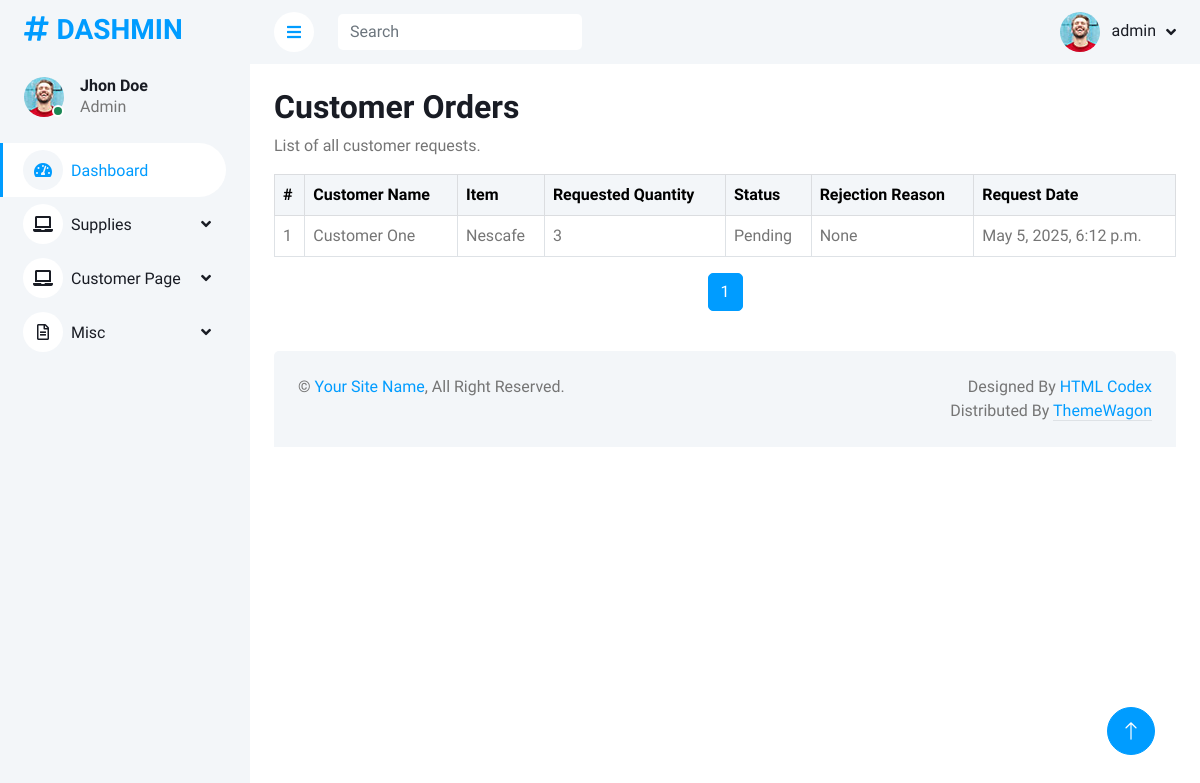
Page /supply/requests/all/ (signed in) on the earlier database version.
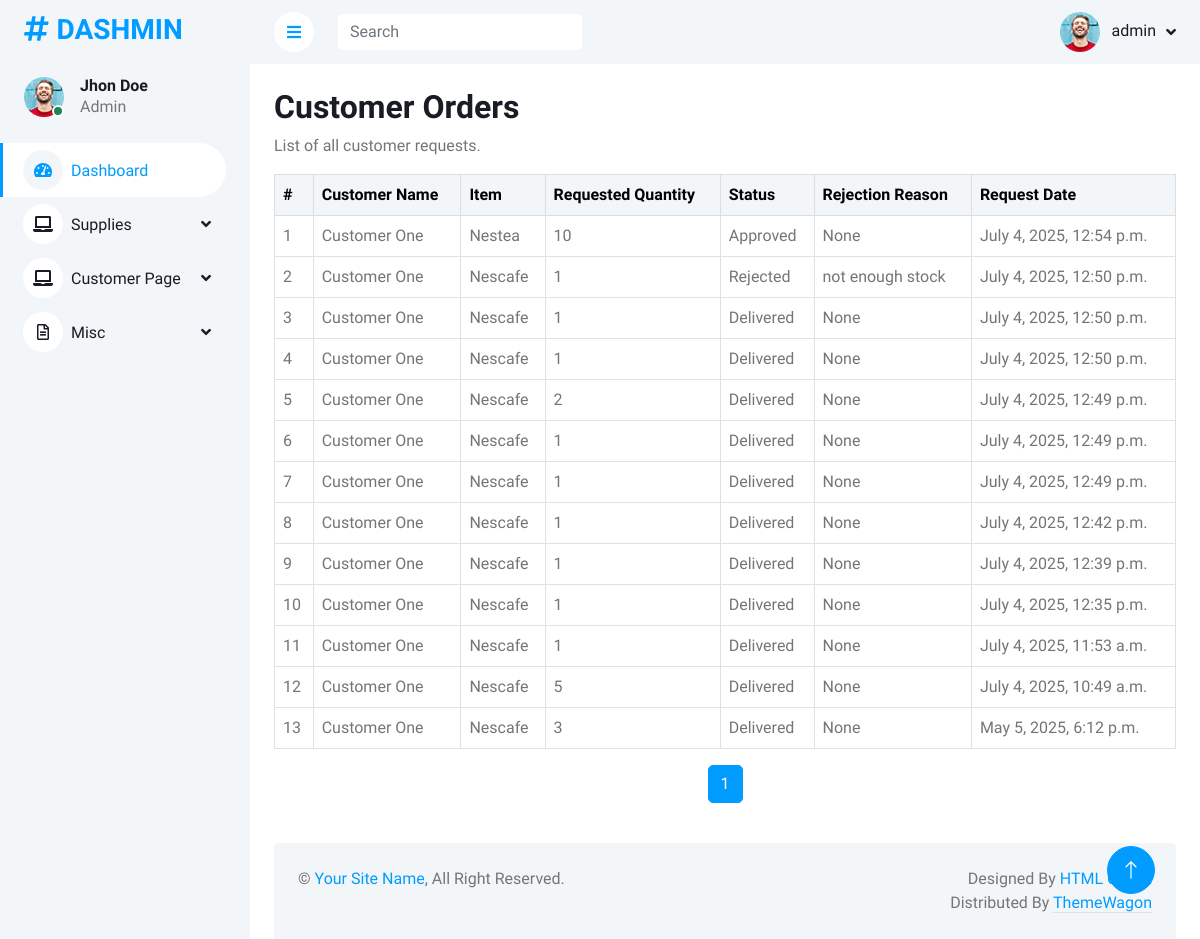
Same page on the later database version.
### supply/models.py (models this page shows, shortened)
class User(AbstractUser):
    USER_TYPE_CHOICES = [
        ('customer', 'Customer'),
        ('supply_manager', 'Supply Manager'),
        ('admin', 'Administrator'), # Example
    ]
    user_type = models.CharField(max_length=20, choices=USER_TYPE_CHOICES, default='customer')
    contact_number = models.CharField(max_length=15, blank=True, null=True)
    address = models.TextField(blank=True, null=True)
    objects = UserManager()
    customers = CustomerManager()
    supply_managers = SupplyManagerManager()
    email = models.EmailField(unique=True) # Example: making email unique

class SupplyItem(models.Model):
    STATUS_CHOICES = [
        ('active', 'Active'),
        ('inactive', 'Inactive'),
        ('archived', 'Archived'),
    ]
    AVAILABILITY_CHOICES = [
        ('Available', 'Available'),
        ('Low Stock', 'Low in Supply'),
        ('Out of Stock', 'Out of Supply')
    ]
    item_id = models.AutoField(primary_key=True)
    item_name = models.CharField(max_length=200)
    item_code = models.CharField(max_length=100, unique=True)
    category = models.ForeignKey(Category, on_delete=models.SET_NULL, null=True, blank=True)  # Updated field
    description = models.TextField(blank=True)
    quantity_in_stock = models.IntegerField(default=0)
    reorder_level = models.IntegerField(default=0)
    unit_of_measure = models.CharField(max_length=50)
    location = models.CharField(max_length=100, blank=True)
    unit_price = models.DecimalField(max_digits=10, decimal_places=2)
    currency = models.CharField(max_length=10, default='USD')
    supplier = models.ForeignKey(Supplier, on_delete=models.SET_NULL, null=True, blank=True)
    last_purchase_date = models.DateField(null=True, blank=True)
    last_supplier_price = models.DecimalField(max_digits=10, decimal_places=2, null=True, blank=True)
    preferred_supplier = models.BooleanField(default=False)
    added_by = models.ForeignKey(
        settings.AUTH_USER_MODEL, # Use settings
        on_delete=models.SET_NULL,
        null=True,
        blank=True,
        related_name='added_supply_items' # Add related_name
    )
    date_added = models.DateTimeField(auto_now_add=True)
    last_updated = models.DateTimeField(auto_now=True)
    added_by = models.ForeignKey('User', on_delete=models.SET_NULL, null=True, blank=True)
    status = models.CharField(max_length=10, choices=STATUS_CHOICES, default='active')
    availability = models.CharField(choices=AVAILABILITY_CHOICES, default='Available')
    barcode = models.CharField(max_length=100, blank=True)
    image = models.ImageField(upload_to='supply_images/', blank=True, null=True)
    expiration_date = models.DateField(null=True, blank=True)
    tags = models.CharField(max_length=200, blank=True)

### customer/models.py (models this page shows, shortened)
class CustomerRequest(models.Model):
    supply_item = models.ForeignKey(
        SupplyItem,
        on_delete=models.CASCADE,
        related_name='customer_requests'
    )
    customer = models.ForeignKey(
        settings.AUTH_USER_MODEL,
        on_delete=models.CASCADE,
        related_name='requests'
    )
    requested_quantity = models.IntegerField()
    request_date = models.DateTimeField(auto_now_add=True)
    status = models.CharField(
        max_length=20,
        choices=[
            ('pending', 'Pending'),
            ('approved', 'Approved'),
            ('rejected', 'Rejected'),
            ('delivered', 'Delivered'),
        ],
        default='pending'
    )
    rejection_reason = models.TextField(blank=True, null=True)
    performed_by = models.ForeignKey(
        settings.AUTH_USER_MODEL,
        on_delete=models.SET_NULL,
        null=True,
        blank=True,
        related_name='performed_customer_requests' # Add related_name to avoid clash
    )

### supply/views.py (the view)
# urls.py: path('requests/all/', views.CustomerRequestAllListView.as_view(), name='request_all_list'),
class CustomerRequestAllListView(ManagerAccessMixin, ListView): # Renamed for clarity
    model = CustomerRequest
    template_name = 'supply/manager/request_all_list.html' # New template path
    context_object_name = 'customer_requests'
    paginate_by = 20
    def get_queryset(self):
        return CustomerRequest.objects.all().order_by('-request_date')
    def get_context_data(self, **kwargs):
        context = super().get_context_data(**kwargs)
        context['page_title'] = "All Customer Requests"
        context['rejection_form'] = RejectionReasonForm()
        return context

### customer/forms.py
class RejectionReasonForm(forms.ModelForm):
    class Meta:
        model = CustomerRequest
        fields = ['rejection_reason']
        widgets = {
            'rejection_reason': forms.Textarea(attrs={'class': 'form-control', 'rows': 3, 'placeholder': 'Enter reason for rejection'}),
        }

### supply/views.py (called while the page is built)
def is_supplier_manager(user):
    return user.is_authenticated and (user.is_superuser or user.groups.filter(name='Supply Manager').exists())

    def test_func(self):
        return is_supplier_manager(self.request.user)

### supply/templates/supply/manager/request_all_list.html (shortened to what this page needs)
{% extends "supply/base/base.html" %}
{% block content %}
<div class="container-fluid pt-4 px-4">
    <div class="row">
        <div class="col-12">
            <h2>Customer Orders</h2>
            <p>List of all customer requests.</p>
        </div>
    </div>
    <div class="row">
        <div class="col-12">
            <div class="table-responsive">
                <table class="table table-bordered table-hover align-middle">
                    <thead class="table-light">
                        <tr>
                            <th>#</th>
                            <th>Customer Name</th>
                            <th>Item</th>
                            <th>Requested Quantity</th>
                            <th>Status</th>
                            <th>Rejection Reason</th>
                            <th>Request Date</th>
                        </tr>
                    </thead>
                    <tbody>
                        {% for request in customer_requests %}
                        <tr>
                            <td>{{ forloop.counter }}</td>
                            <td>{{ request.customer.get_full_name }}</td>
                            <td>{{ request.supply_item.item_name }}</td>
                            <td>{{ request.requested_quantity }}</td>
                            <td>{{ request.get_status_display }}</td>
                            <td>{{ request.rejection_reason }}</td>
                            <td>{{ request.request_date }}</td>
                        </tr>
                        {% empty %}
                        <tr>
                            <td colspan="6" class="text-center">No customer orders found.</td>
                        </tr>
                        {% endfor %}
                    </tbody>
                </table>
            </div>
        </div>
    </div>
    <div class="pagination-container">
        <nav aria-label="Page navigation">
            <ul class="pagination justify-content-center">
                {% for num in paginator.page_range %}
                    {% if page_obj.number == num %}
                        <li class="page-item active"><span class="page-link">{{ num }}</span></li>
                    {% elif num > page_obj.number|add:'-3' and num < page_obj.number|add:'3' %}
                        <li class="page-item"><a class="page-link" href="?page={{ num }}">{{ num }}</a></li>
                    {% endif %}
                {% endfor %}
            </ul>
        </nav>
    </div>
</div>
{% endblock content %}

### supply/templates/supply/base/base.html (shortened to what this page needs)
{% load static %}
<!DOCTYPE html>
<html lang="en">
<head>
    <link href="https://cdnjs.cloudflare.com/ajax/libs/font-awesome/5.10.0/css/all.min.css" rel="stylesheet">
    <link href="https://cdn.jsdelivr.net/npm/bootstrap-icons@1.4.1/font/bootstrap-icons.css" rel="stylesheet">
    <link href="{% static '/static/lib/owlcarousel/assets/owl.carousel.min.css' %}" rel="stylesheet">
    <link href="{% static '/lib/tempusdominus/css/tempusdominus-bootstrap-4.min.css' %}" rel="stylesheet" />
    <link href="{% static 'css/bootstrap.min.css' %}" rel="stylesheet">
    <link href="{% static 'css/style.css' %}" rel="stylesheet">
</head>
    <body>
            {% if user.is_authenticated %}
            {% include "supply/base/sidebar.html" %}
            <div class="content">
                {% include "supply/base/navbar.html" %}
                {% endif %}
                {% block content %}
                {% endblock content %}
                {% include "supply/base/footer.html" %}
    </body>
</html>

### supply/templates/supply/base/sidebar.html (shortened to what this page needs)
            {% load static %}
            <div class="sidebar pe-4 pb-3">
                <nav class="navbar bg-light navbar-light">
                    <a href="index.html" class="navbar-brand mx-4 mb-3">
                        <h3 class="text-primary"><i class="fa fa-hashtag me-2"></i>DASHMIN</h3>
                    </a>
                    <div class="d-flex align-items-center ms-4 mb-4">
                        <div class="position-relative">
                            <img class="rounded-circle" src="{% static 'img/user.jpg' %}" alt="" style="width: 40px; height: 40px;">
                            <div class="bg-success rounded-circle border border-2 border-white position-absolute end-0 bottom-0 p-1"></div>
                        </div>
                        <div class="ms-3">
                            <h6 class="mb-0">Jhon Doe</h6>
                            <span>Admin</span>
                        </div>
                    </div>
                    <div class="navbar-nav w-100">
                        <a href="{% url "supply:supply_dashboard" %}" class="nav-item nav-link active"><i class="fa fa-tachometer-alt me-2"></i>Dashboard</a>
                        <div class="nav-item dropdown">
                            <a href="#" class="nav-link dropdown-toggle" data-bs-toggle="dropdown"><i class="fa fa-laptop me-2"></i>Supplies</a>
                        </div>
                        <div class="nav-item dropdown">
                            <a href="#" class="nav-link dropdown-toggle" data-bs-toggle="dropdown"><i class="fa fa-laptop me-2"></i>Customer Page</a>
                        </div>
                        <div class="nav-item dropdown">
                            <a href="#" class="nav-link dropdown-toggle" data-bs-toggle="dropdown"><i class="far fa-file-alt me-2"></i>Misc</a>
                        </div>
                    </div>
                </nav>
            </div>

### supply/templates/supply/base/navbar.html (shortened to what this page needs)
{% load static %}
<nav class="navbar navbar-expand bg-light navbar-light sticky-top px-4 py-0">
    <a href="#" class="sidebar-toggler flex-shrink-0">
        <i class="fa fa-bars"></i>
    </a>
    <form class="d-none d-md-flex ms-4">
        <input class="form-control border-0" type="search" placeholder="Search">
    </form>
    <div class="navbar-nav align-items-center ms-auto d-flex">
        <div class="nav-item dropdown">
            {% if user.is_authenticated %}
            <a href="#" class="nav-link dropdown-toggle" data-bs-toggle="dropdown">
                <img class="rounded-circle me-lg-2" src="{% static 'img/user.jpg' %}" alt="" style="width: 40px; height: 40px;">
                <span class="d-none d-lg-inline-flex">{{ user.username }}</span>
            </a>
            {% else %}
                <a href="{% url 'login' %}" class="nav-link">Login</a>
            {% endif %}
        </div>
    </div>
</nav>

### supply/templates/supply/base/footer.html (shortened to what this page needs)
                {% load static %}
                <div class="container-fluid pt-4 px-4">
                    <div class="bg-light rounded-top p-4">
                        <div class="row">
                            <div class="col-12 col-sm-6 text-center text-sm-start">
                                &copy; <a href="#">Your Site Name</a>, All Right Reserved.
                            </div>
                            <div class="col-12 col-sm-6 text-center text-sm-end">
                                Designed By <a href="https://htmlcodex.com">HTML Codex</a>
                            Distributed By <a class="border-bottom" href="https://themewagon.com" target="_blank">ThemeWagon</a>
                            </div>
                        </div>
                    </div>
                </div>
            </div>
            <a href="#" class="btn btn-lg btn-primary btn-lg-square back-to-top"><i class="bi bi-arrow-up"></i></a>

### static/css/style.css (style rules this page uses)
:root { --primary: #009CFF; --light: #F3F6F9; --dark: #191C24; }
.back-to-top { position: fixed; display: none; right: 45px; bottom: 45px; z-index: 99; }
.btn { transition: .5s; }
.btn.btn-primary { color: #FFFFFF; }
.btn-lg-square { width: 48px; height: 48px; }
.btn-square, .btn-sm-square, .btn-lg-square { padding: 0; display: inline-flex; align-items: center; justify-content: center; font-weight: normal; border-radius: 50px; }
.sidebar { position: fixed; top: 0; left: 0; bottom: 0; width: 250px; height: 100vh; overflow-y: auto; background: var(--light); transition: 0.5s; z-index: 999; }
.content { margin-left: 250px; min-height: 100vh; background: #FFFFFF; transition: 0.5s; }
@media (min-width: 992px) { .sidebar { margin-left: 0; } }
@media (min-width: 992px) { .content { width: calc(100% - 250px); } }
.sidebar .navbar .navbar-nav .nav-link { padding: 7px 20px; color: var(--dark); font-weight: 500; border-left: 3px solid var(--light); border-radius: 0 30px 30px 0; outline: none; }
.sidebar .navbar .navbar-nav .nav-link:hover, .sidebar .navbar .navbar-nav .nav-link.active { color: var(--primary); background: #FFFFFF; border-color: var(--primary); }
.sidebar .navbar .navbar-nav .nav-link i { width: 40px; height: 40px; display: inline-flex; align-items: center; justify-content: center; background: #FFFFFF; border-radius: 40px; }
.sidebar .navbar .navbar-nav .nav-link:hover i, .sidebar .navbar .navbar-nav .nav-link.active i { background: var(--light); }
.sidebar .navbar .dropdown-toggle::after { position: absolute; top: 15px; right: 15px; border: none; content: "\f107"; font-family: "Font Awesome 5 Free"; font-weight: 900; transition: .5s; }
.content .navbar .navbar-nav .nav-link { margin-left: 25px; padding: 12px 0; color: var(--dark); outline: none; }
.content .navbar .sidebar-toggler, .content .navbar .navbar-nav .nav-link i { width: 40px; height: 40px; display: inline-flex; align-items: center; justify-content: center; background: #FFFFFF; border-radius: 40px; }
.content .navbar .dropdown-toggle::after { margin-left: 6px; vertical-align: middle; border: none; content: "\f107"; font-family: "Font Awesome 5 Free"; font-weight: 900; transition: .5s; }

Differences in the rows shown:
added CustomerRequest: customer.get_full_name "Customer One", supply_item.item_name "Nestea", requested_quantity "10", status "Approved", rejection_reason "None", request_date "July 4, 2025, 12:54 p.m."
added CustomerRequest: customer.get_full_name "Customer One", supply_item.item_name "Nescafe", requested_quantity "1", status "Rejected", rejection_reason "not enough stock", request_date "July 4, 2025, 12:50 p.m."
added CustomerRequest: customer.get_full_name "Customer One", supply_item.item_name "Nescafe", requested_quantity "1", status "Delivered", rejection_reason "None", request_date "July 4, 2025, 12:50 p.m."
added CustomerRequest: customer.get_full_name "Customer One", supply_item.item_name "Nescafe", requested_quantity "1", status "Delivered", rejection_reason "None", request_date "July 4, 2025, 12:50 p.m."
added CustomerRequest: customer.get_full_name "Customer One", supply_item.item_name "Nescafe", requested_quantity "2", status "Delivered", rejection_reason "None", request_date "July 4, 2025, 12:49 p.m."
added CustomerRequest: customer.get_full_name "Customer One", supply_item.item_name "Nescafe", requested_quantity "1", status "Delivered", rejection_reason "None", request_date "July 4, 2025, 12:49 p.m."
added CustomerRequest: customer.get_full_name "Customer One", supply_item.item_name "Nescafe", requested_quantity "1", status "Delivered", rejection_reason "None", request_date "July 4, 2025, 12:49 p.m."
added CustomerRequest: customer.get_full_name "Customer One", supply_item.item_name "Nescafe", requested_quantity "1", status "Delivered", rejection_reason "None", request_date "July 4, 2025, 12:42 p.m."
added CustomerRequest: customer.get_full_name "Customer One", supply_item.item_name "Nescafe", requested_quantity "1", status "Delivered", rejection_reason "None", request_date "July 4, 2025, 12:39 p.m."
added CustomerRequest: customer.get_full_name "Customer One", supply_item.item_name "Nescafe", requested_quantity "1", status "Delivered", rejection_reason "None", request_date "July 4, 2025, 12:35 p.m."
added CustomerRequest: customer.get_full_name "Customer One", supply_item.item_name "Nescafe", requested_quantity "1", status "Delivered", rejection_reason "None", request_date "July 4, 2025, 11:53 a.m."
added CustomerRequest: customer.get_full_name "Customer One", supply_item.item_name "Nescafe", requested_quantity "5", status "Delivered", rejection_reason "None", request_date "July 4, 2025, 10:49 a.m."
changed CustomerRequest "May 5, 2025, 6:12 p.m.": status "Pending" → "Delivered"
